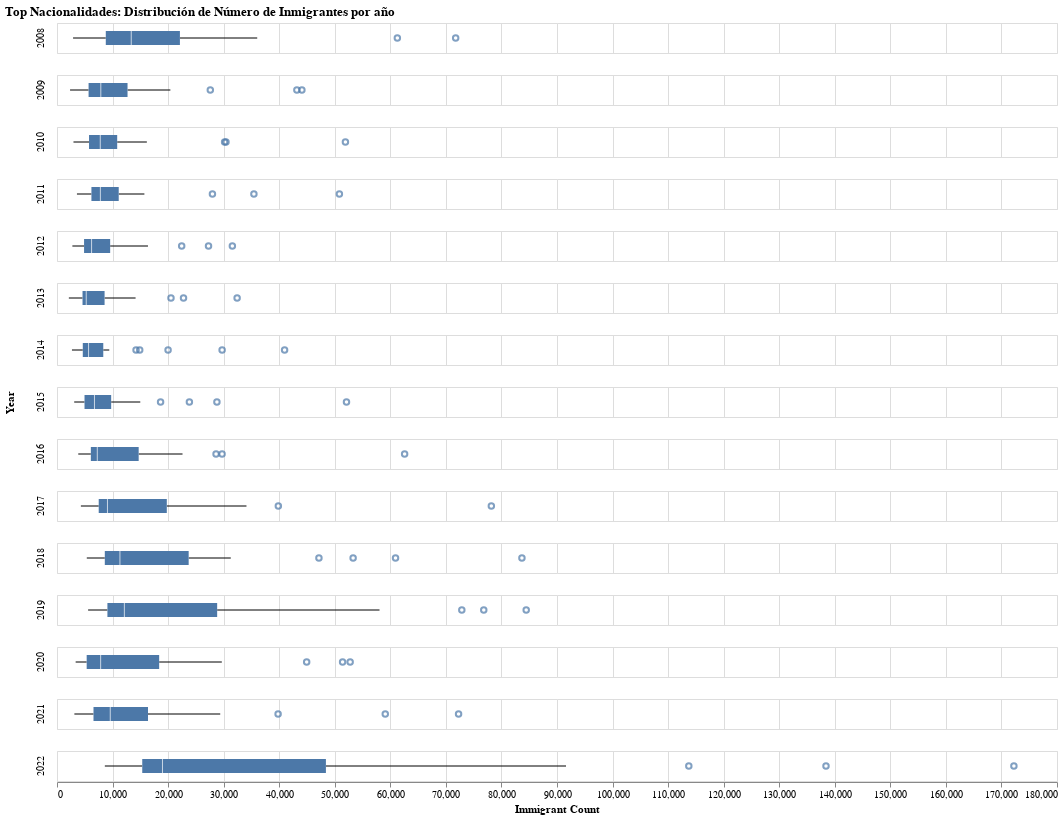

Source (notebook cell):
### Markdown cell above
**Distribución de Número de Inmigrantes por Año**

### Code cell
# Filtrar datos para obtener el total de inmigrantes del top nacionalidadesnacionalidad en cada año
boxplot_df = df[(df["Age group"] == "All") & (df["Sex"] == "Both")]

# Generar boxplots de datos de conteo de inmigrantes por año para el top nacionalidades
alt.Chart(boxplot_df, height = 30, width = 1000).mark_boxplot()\
    .encode(x = alt.X('Immigrant count:Q', title = "Immigrant Count"), row = 'Year:N', tooltip=["Nationality code"])\
    .resolve_scale(x = 'shared',color='shared')\
    .properties(title='Top Nacionalidades: Distribución de Número de Inmigrantes por año')

### Figure 1 — Vega-Lite specification as saved in the notebook (floating-point values rounded to 4 significant figures; data arrays with more than 128 entries replaced by an {"elided": "..."} marker saying what was removed)
{"config": {"view": {"continuousWidth": 300, "continuousHeight": 300}}, "data": {"name": "data-01cc75462e31e54e859c6b2820ac74a2"}, "mark": {"type": "boxplot"}, "encoding": {"row": {"field": "Year", "type": "nominal"}, "tooltip": [{"field": "Nationality code", "type": "nominal"}], "x": {"field": "Immigrant count", "title": "Immigrant Count", "type": "quantitative"}}, "height": 30, "resolve": {"scale": {"color": "shared", "x": "shared"}}, "title": "Top Nacionalidades: Distribución de Número de Inmigrantes por año", "width": 1000, "$schema": "https://vega.github.io/schema/vega-lite/v5.8.0.json", "datasets": {"data-01cc75462e31e54e859c6b2820ac74a2": {"elided": "405 records"}}}
